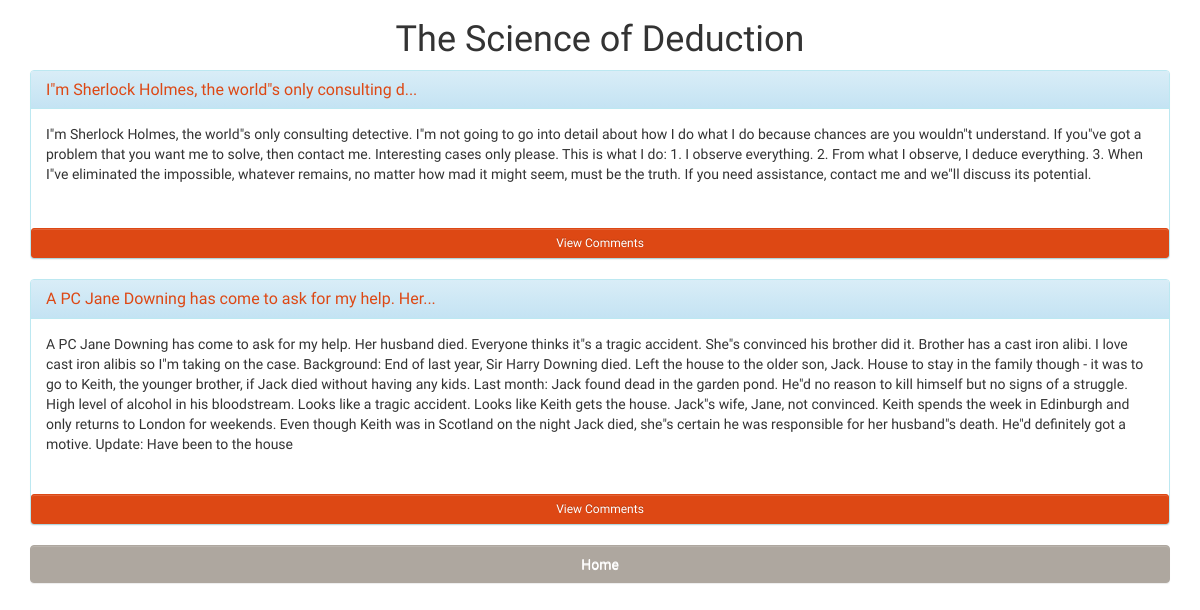
Page /blog/The Science of Deduction on the committed database.
### tables this page shows
CREATE TABLE posts (blog text, post text);

### app.py (the view)
@app.route("/blog/<blog_name>", methods = ["GET", "POST"])
def blog(blog_name):
    if request.method == "POST":
        post_ID = request.form["comment"]
        return redirect(url_for("post_page", postID = post_ID,
                                blogname = blog_name, redirect = url_for("main")))
    return render_template("blog.html",
                           posts = pull.pullBlog(blog_name), title = blog_name)

### pull.py (called while the page is built)
def pullBlog(blogName):
    query="select posts.post,posts.rowid from blogs,posts where posts.blog == '"+blogName+"';"
    print query
    results = c.execute(query)
    print results
    posts=[]
    for post in results:
        print post
        if post not in posts:
            posts.append(post)
    print posts
    return posts

### templates/blog.html (shortened to what this page needs)
<html>
<head>
	<link rel="stylesheet" type="text/css" href="{{ url_for( 'static', filename='css/bootstrap-theme.css') }}">
	<link rel="stylesheet" type="text/css" href="{{url_for('static',filename='css/bootstrap.css') }}">
</head>
<body>
	<div class="container">
	<center><h1>{{title}}</h1></center>
	{%for post in posts[::-1]%}
	<div class="panel panel-info">
	  <div class="panel-heading">
	    <a href="/blog/{{title}}/post/{{post[1]}}"><h3 class="panel-title">{{post[0][:50]}}...</h3></a>
	  </div>
	  <div class="panel-body form-group ">
		<form action= "\" method="POST">
			<p> {{post[0]}} </p>
	  </div>
	  <a class="btn btn-sm btn-block btn-primary" href="/blog/{{title}}/post/{{post[1]}}">View Comments</a>
	</div>
	{%endfor%}
</div>
		<div class="container">
		<a href="\" class="btn btn-block btn-default">Home</a>
	</div>
</body>
</html>

### rows in the picture
posts: post "I\"m Sherlock Holmes, the world\"s only consulting d", post "I\"m Sherlock Holmes, the world\"s only consulting detective. I\"m not going to go into detail about how I do what I do because chances are you wouldn\"t understand. If you\"ve got a problem that you want me to solve, then contact me. Interesting cases only please. This is what I do: 1. I observe everything. 2. From what I observe, I deduce everything. 3. When I\"ve eliminated the impossible, whatever remains, no matter how mad it might seem, must be the truth. If you need assistance, contact me and we\"ll discuss its potential."
posts: post "A PC Jane Downing has come to ask for my help. Her", post "A PC Jane Downing has come to ask for my help. Her husband died. Everyone thinks it\"s a tragic accident. She\"s convinced his brother did it. Brother has a cast iron alibi. I love cast iron alibis so I\"m taking on the case. Background: End of last year, Sir Harry Downing died. Left the house to the older son, Jack. House to stay in the family though - it was to go to Keith, the younger brother, if Jack died without having any kids. Last month: Jack found dead in the garden pond. He\"d no reason to kill himself but no signs of a struggle. High level of alcohol in his bloodstream. Looks like a tragic accident. Looks like Keith gets the house. Jack\"s wife, Jane, not convinced. Keith spends the…"

### other values in the picture
{{ title }} "The Science of Deduction"
